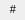
        <widget class="PyDMFrame" name="composite_4">
          <property name="geometry">
            <rect>
              <x>581</x>
              <y>230</y>
              <width>25</width>
              <height>20</height>
            </rect>
          </property>
          <property name="sizePolicy">
            <sizepolicy hsizetype="Ignored" vsizetype="Ignored">
              <horstretch>0</horstretch>
              <verstretch>0</verstretch>
            </sizepolicy>
          </property>
          <layout class="QGridLayout" name="gridLayout_5" columnstretch="1,23,1" rowstretch="1,1,14,3,1">
            <property name="leftMargin">
              <number>0</number>
            </property>
            <property name="topMargin">
              <number>0</number>
            </property>
            <property name="rightMargin">
              <number>0</number>
            </property>
            <property name="bottomMargin">
              <number>0</number>
            </property>
            <property name="horizontalSpacing">
              <number>0</number>
            </property>
            <property name="verticalSpacing">
              <number>0</number>
            </property>
            <item row="1" column="1" rowspan="4" colspan="2">
              <widget class="PyDMDrawingRectangle" name="rectangle_3">
                <property name="geometry">
                  <rect>
                    <x>1</x>
                    <y>1</y>
                    <width>24</width>
                    <height>19</height>
                  </rect>
                </property>
                <property name="sizePolicy">
                  <sizepolicy hsizetype="Ignored" vsizetype="Ignored">
                    <horstretch>0</horstretch>
                    <verstretch>0</verstretch>
                  </sizepolicy>
                </property>
                <property name="brush" stdset="0">
                  <brush brushstyle="SolidPattern">
                    <color alpha="255">
                      <red>115</red>
                      <green>223</green>
                      <blue>255</blue>
                    </color>
                  </brush>
                </property>
                <property name="penStyle" stdset="0">
                  <enum>Qt::SolidLine</enum>
                </property>
                <property name="penColor" stdset="0">
                  <color>
                    <red>115</red>
                    <green>223</green>
                    <blue>255</blue>
                  </color>
                </property>
                <property name="penWidth" stdset="0">
                  <double>0</double>
                </property>
                <property name="penCapStyle" stdset="0">
                  <enum>Qt::FlatCap</enum>
                </property>
                <property name="toolTip">
                  <string>rectangle_3</string>
                </property>
              </widget>
            </item>
            <item row="2" column="1" colspan="2">
              <widget class="QLabel" name="text_13">
                <property name="geometry">
                  <rect>
                    <x>1</x>
                    <y>2</y>
                    <width>24</width>
                    <height>14</height>
                  </rect>
                </property>
                <property name="sizePolicy">
                  <sizepolicy hsizetype="Ignored" vsizetype="Ignored">
                    <horstretch>0</horstretch>
                    <verstretch>0</verstretch>
                  </sizepolicy>
                </property>
                <property name="text">
                  <string>#</string>
                </property>
                <property name="font">
                  <font>
                    <pointsize>8</pointsize>
                  </font>
                </property>
                <property name="brush" stdset="0">
                  <brush brushstyle="SolidPattern">
                    <color alpha="255">
                      <red>0</red>
                      <green>0</green>
                      <blue>0</blue>
                    </color>
                  </brush>
                </property>
                <property name="toolTip">
                  <string>text_13</string>
                </property>
                <property name="alignment">
                  <set>Qt::AlignCenter</set>
                </property>
                <property name="styleSheet">
                  <string notr="true">QLabel#text_13 {
  color: rgb(0, 0, 0);
  }</string>
                </property>
              </widget>
            </item>
            <item row="0" column="0" rowspan="4" colspan="2">
              <widget class="PyDMFrame" name="composite_5">
                <property name="geometry">
                  <rect>
                    <x>0</x>
                    <y>0</y>
                    <width>24</width>
                    <height>19</height>
                  </rect>
                </property>
                <property name="sizePolicy">
                  <sizepolicy hsizetype="Ignored" vsizetype="Ignored">
                    <horstretch>0</horstretch>
                    <verstretch>0</verstretch>
                  </sizepolicy>
                </property>
                <layout class="QGridLayout" name="gridLayout_6" columnstretch="24" rowstretch="19">
                  <property name="leftMargin">
                    <number>0</number>
                  </property>
                  <property name="topMargin">
                    <number>0</number>
                  </property>
                  <property name="rightMargin">
                    <number>0</number>
                  </property>
                  <property name="bottomMargin">
                    <number>0</number>
                  </property>
                  <property name="horizontalSpacing">
                    <number>0</number>
                  </property>
                  <property name="verticalSpacing">
                    <number>0</number>
                  </property>
                  <item row="1" column="1">
                    <widget class="PyDMDrawingPolyline" name="polyline_5">
                      <property name="geometry">
                        <rect>
                          <x>582</x>
                          <y>231</y>
                          <width>23</width>
                          <height>19</height>
                        </rect>
                      </property>
                      <property name="sizePolicy">
                        <sizepolicy hsizetype="Ignored" vsizetype="Ignored">
                          <horstretch>0</horstretch>
                          <verstretch>0</verstretch>
                        </sizepolicy>
                      </property>
                      <property name="toolTip">
                        <string>polyline_5</string>
                      </property>
                      <property name="brush" stdset="0">
                        <brush brushstyle="NoBrush">
                          <color alpha="255">
                            <red>236</red>
                            <green>236</green>
                            <blue>236</blue>
                          </color>
                        </brush>
                      </property>
                      <property name="penStyle" stdset="0">
                        <enum>Qt::SolidLine</enum>
                      </property>
                      <property name="penColor" stdset="0">
                        <color>
                          <red>236</red>
                          <green>236</green>
                          <blue>236</blue>
                        </color>
                      </property>
                      <property name="penWidth" stdset="0">
                        <double>1</double>
                      </property>
                      <property name="penCapStyle" stdset="0">
                        <enum>Qt::FlatCap</enum>
                      </property>
                      <property name="points" stdset="0">
                        <stringlist>
                          <string>21, -1</string>
                          <string>21, 17</string>
                          <string>-1, 17</string>
                        </stringlist>
                      </property>
                    </widget>
                  </item>
                  <item row="1" column="1">
                    <widget class="PyDMDrawingPolyline" name="polyline_6">
                      <property name="geometry">
                        <rect>
                          <x>582</x>
                          <y>231</y>
                          <width>23</width>
                          <height>19</height>
                        </rect>
                      </property>
                      <property name="sizePolicy">
                        <sizepolicy hsizetype="Ignored" vsizetype="Ignored">
                          <horstretch>0</horstretch>
                          <verstretch>0</verstretch>
                        </sizepolicy>
                      </property>
                      <property name="toolTip">
                        <string>polyline_6</string>
                      </property>
                      <property name="brush" stdset="0">
                        <brush brushstyle="NoBrush">
                          <color alpha="255">
                            <red>105</red>
                            <green>105</green>
                            <blue>105</blue>
                          </color>
                        </brush>
                      </property>
                      <property name="penStyle" stdset="0">
                        <enum>Qt::SolidLine</enum>
                      </property>
                      <property name="penColor" stdset="0">
                        <color>
                          <red>105</red>
                          <green>105</green>
                          <blue>105</blue>
                        </color>
                      </property>
                      <property name="penWidth" stdset="0">
                        <double>1</double>
                      </property>
                      <property name="penCapStyle" stdset="0">
                        <enum>Qt::FlatCap</enum>
                      </property>
                      <property name="points" stdset="0">
                        <stringlist>
                          <string>-1, 17</string>
                          <string>-1, -1</string>
                          <string>21, -1</string>
                        </stringlist>
                      </property>
                    </widget>
                  </item>
                </layout>
              </widget>
            </item>
          </layout>
        </widget>
